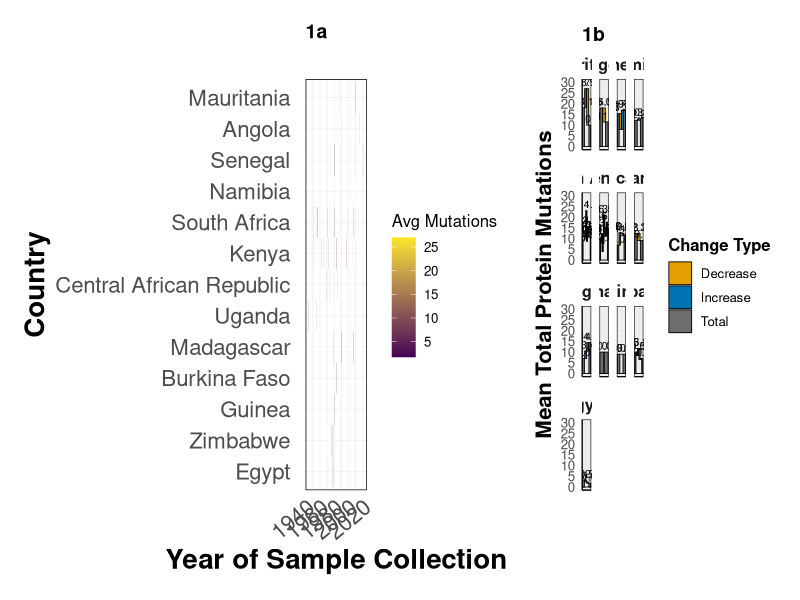
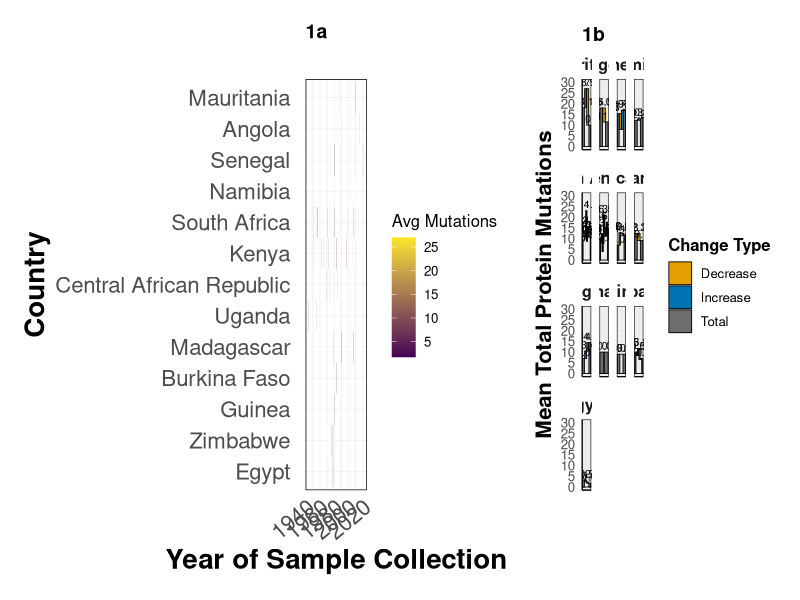

Generate these figures, in order, with R:
## Figure 1: Spatiotemporal distribution of RVFV protein-coding mutations in Africa

# Packages required
library(readr)
library(dplyr)
library(tidyr)
library(ggplot2)
library(stringr)
library(patchwork)   # for side-by-side layout

# 1) Set the working directory
setwd("~/Desktop/Manuscripts/Data/R-Work/")

# Load data
mutation_data <- read_csv("Combined-Mutation.csv")

# Ensure numeric types and basic filtering
mutation_data <- mutation_data %>%
  mutate(
    Year = suppressWarnings(as.integer(`Year of Sample Collection`)),
    `Total Protein Mutations` = suppressWarnings(as.numeric(`Total Protein Mutations`))
  ) %>%
  filter(!is.na(Country), !is.na(Year), !is.na(`Total Protein Mutations`))


# HEATMAP (left)
# Geographic & temporal distribution of mean mutation burden
heatmap_data <- mutation_data %>%
  group_by(Country, Year) %>%
  summarise(Mean_Mutations = mean(`Total Protein Mutations`, na.rm = TRUE), .groups = "drop")

# Order countries from LOW to HIGH average burden (across all years)
country_order <- heatmap_data %>%
  group_by(Country) %>%
  summarise(Total = mean(Mean_Mutations, na.rm = TRUE), .groups = "drop") %>%
  arrange(Total) %>%
  pull(Country)

# Enforce the same country order for ALL downstream plots
mutation_data <- mutation_data %>%
  mutate(Country = factor(Country, levels = country_order))

heatmap_data$Country <- factor(heatmap_data$Country, levels = country_order)

heatmap_plot <- ggplot(heatmap_data, aes(x = Year, y = Country, fill = Mean_Mutations)) +
  geom_tile(color = "white", linewidth = 0.2) +
  scale_fill_gradient(low = "#440154", high = "#FDE725", name = "Avg Mutations") +
  labs(
    title = "1a",
    #subtitle = "Mean total protein mutations per country per year",
    x = "Year of Sample Collection", y = "Country"
  ) +
  theme_minimal(base_size = 12) +
  theme(
    plot.title   = element_text(hjust = 0.0, face = "bold", size = 14, margin = margin(b = 4)),
    plot.subtitle= element_text(hjust = 0.0, size = 11, margin = margin(b = 10)),
    
    axis.title.x = element_text(face = "bold", size = 20),
    axis.title.y = element_text(face = "bold", size = 20),
    
    axis.text.x  = element_text(size = 16, angle = 40, hjust = 1),
    axis.text.y  = element_text(
      size = 16,                # Larger country labels
      margin = margin(r = 8),   # Pushes countries away from heatmap
      lineheight = 1.15         # Adds vertical spacing for tall labels
    ),
    
    panel.border = element_rect(color = "black", fill = NA, linewidth = 0.5),
    panel.grid.major = element_line(color = "gray92", linewidth = 0.2),
    
    plot.margin  = margin(12, 12, 12, 12)
  )

# -------------------------------------------------
# WATERFALL (right)
#    Country-level YoY changes and start/end totals
# -------------------------------------------------
mutation_trends <- mutation_data %>%
  group_by(Country, Year) %>%
  summarise(Mean_Mutations = mean(`Total Protein Mutations`, na.rm = TRUE), .groups = "drop") %>%
  filter(!is.na(Year)) %>%
  arrange(Country, Year)

build_waterfall <- function(df_country) {
  df_country <- df_country %>% arrange(Year)
  if (nrow(df_country) == 0) return(tibble())
  
  start_total <- df_country$Mean_Mutations[1]
  end_total   <- df_country$Mean_Mutations[nrow(df_country)]
  
  change_rows <- tibble(
    label = as.character(df_country$Year[-1]),
    value = df_country$Mean_Mutations[-1] - df_country$Mean_Mutations[-nrow(df_country)],
    type  = "change"
  )
  
  wf <- bind_rows(
    tibble(label = paste0(df_country$Year[1], " (Start)"),
           value = start_total, type = "total_start"),
    change_rows,
    tibble(label = paste0(df_country$Year[nrow(df_country)], " (End)"),
           value = end_total, type = "total_end")
  ) %>%
    mutate(x = row_number(),
           running = ifelse(type == "total_start", value, NA_real_))
  
  # running total
  for (i in seq_len(nrow(wf))) {
    if (i == 1) next
    if (wf$type[i] == "change") {
      wf$running[i] <- wf$running[i-1] + wf$value[i]
    } else if (wf$type[i] == "total_end") {
      wf$running[i] <- wf$value[i]
    }
  }
  
  wf %>%
    mutate(
      prev_running = lag(running, default = 0),
      ymin = case_when(
        type %in% c("total_start", "total_end") ~ 0,
        value >= 0 ~ prev_running,
        TRUE ~ running
      ),
      ymax = case_when(
        type %in% c("total_start", "total_end") ~ value,
        value >= 0 ~ running,
        TRUE ~ prev_running
      ),
      fill_type = case_when(
        type == "change" & value >= 0 ~ "Increase",
        type == "change" & value < 0  ~ "Decrease",
        type %in% c("total_start", "total_end") ~ "Total"
      )
    )
}

waterfall_df <- mutation_trends %>%
  group_by(Country) %>%
  group_modify(~ build_waterfall(.x)) %>%
  ungroup()

# Reorder countries for waterfall ONLY: highest -> lowest
waterfall_order <- heatmap_data %>%
  group_by(Country) %>%
  summarise(Total = mean(Mean_Mutations, na.rm = TRUE), .groups = "drop") %>%
  arrange(desc(Total)) %>%     # HIGH -> LOW
  pull(Country)

waterfall_df <- waterfall_df %>%
  mutate(Country = factor(Country, levels = waterfall_order))


y_max <- ceiling(max(waterfall_df$ymax, na.rm = TRUE) / 5) * 5

waterfall_plot <- ggplot(waterfall_df) +
  geom_rect(aes(xmin = x - 0.45, xmax = x + 0.45, ymin = ymin, ymax = ymax, fill = fill_type),
            color = "black", linewidth = 0.3) +
  geom_hline(yintercept = 0, linewidth = 0.3) +
  geom_text(aes(x = x, y = pmax(ymin, ymax),
                label = ifelse(type == "change", sprintf("%+.1f", value), sprintf("%.1f", ymax))),
            vjust = -0.3, size = 2.6) +
  scale_fill_manual(values = c("Increase" = "#0072B2", "Decrease" = "#E69F00", "Total" = "#6D6D6D")) +
  scale_y_continuous(limits = c(0, y_max), breaks = seq(0, y_max, by = 5)) +
  labs(
    title = "1b",
    #subtitle = "Start = first year total; steps = YoY change; End = last year total",
    x = NULL, y = "Mean Total Protein Mutations", fill = "Change Type"
  ) +
  facet_wrap(~ Country, scales = "free_x") +
  theme_minimal(base_size = 12) +
  theme(
    plot.title   = element_text(hjust = 0.0, face = "bold", size = 14, margin = margin(b = 2)),
    plot.subtitle= element_text(hjust = 0.0, size = 10, margin = margin(b = 8)),
    axis.title.y = element_text(face = "bold", size = 16),
    axis.text.x  = element_blank(),
    axis.ticks.x = element_blank(),
    panel.border = element_rect(color = "black", fill = NA, linewidth = 0.4),
    axis.line    = element_line(color = "black", linewidth = 0.4),
    legend.title = element_text(face = "bold"),
    strip.text   = element_text(face = "bold", size = 12),
    plot.margin  = margin(10, 10, 10, 10)
  )

# ------------------------------------------
# COMBINE (heatmap left, waterfall right)
# ------------------------------------------
# widths control the space each plot takes; tweak as you like (e.g., c(1, 1.25))
combined <- heatmap_plot + waterfall_plot +
  plot_layout(widths = c(2, 2)) &
  theme(legend.position = "right")  # keep legends right-aligned

print(combined)

# -----------------------------------------
# Save outputs
# -----------------------------------------
ggsave("Combined_Heatmap_Waterfall.pdf", plot = combined, width = 20, height = 8.5, dpi = 300)
